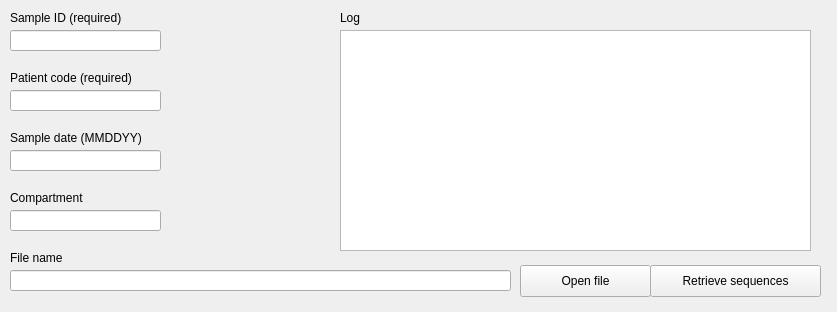
<?xml version="1.0" encoding="UTF-8"?>
<ui version="4.0">
 <class>Form</class>
 <widget class="QWidget" name="Form">
  <property name="geometry">
   <rect>
    <x>0</x>
    <y>0</y>
    <width>837</width>
    <height>312</height>
   </rect>
  </property>
  <property name="windowTitle">
   <string>Entry from genome sequence</string>
  </property>
  <widget class="QLabel" name="label">
   <property name="geometry">
    <rect>
     <x>10</x>
     <y>70</y>
     <width>141</width>
     <height>16</height>
    </rect>
   </property>
   <property name="text">
    <string>Patient code (required)</string>
   </property>
  </widget>
  <widget class="QLabel" name="label_2">
   <property name="geometry">
    <rect>
     <x>10</x>
     <y>10</y>
     <width>131</width>
     <height>16</height>
    </rect>
   </property>
   <property name="text">
    <string>Sample ID (required)</string>
   </property>
  </widget>
  <widget class="QLabel" name="label_3">
   <property name="geometry">
    <rect>
     <x>10</x>
     <y>130</y>
     <width>151</width>
     <height>16</height>
    </rect>
   </property>
   <property name="text">
    <string>Sample date (MMDDYY)</string>
   </property>
  </widget>
  <widget class="QLineEdit" name="sampleID_lineEdit">
   <property name="geometry">
    <rect>
     <x>10</x>
     <y>30</y>
     <width>151</width>
     <height>21</height>
    </rect>
   </property>
  </widget>
  <widget class="QLineEdit" name="patientCode_lineEdit">
   <property name="geometry">
    <rect>
     <x>10</x>
     <y>90</y>
     <width>151</width>
     <height>21</height>
    </rect>
   </property>
  </widget>
  <widget class="QLineEdit" name="sampleDate_lineEdit">
   <property name="geometry">
    <rect>
     <x>10</x>
     <y>150</y>
     <width>151</width>
     <height>21</height>
    </rect>
   </property>
  </widget>
  <widget class="QLabel" name="label_4">
   <property name="geometry">
    <rect>
     <x>10</x>
     <y>190</y>
     <width>151</width>
     <height>16</height>
    </rect>
   </property>
   <property name="text">
    <string>Compartment</string>
   </property>
  </widget>
  <widget class="QLineEdit" name="compartment_lineEdit">
   <property name="geometry">
    <rect>
     <x>10</x>
     <y>210</y>
     <width>151</width>
     <height>21</height>
    </rect>
   </property>
  </widget>
  <widget class="QLabel" name="label_5">
   <property name="geometry">
    <rect>
     <x>10</x>
     <y>250</y>
     <width>151</width>
     <height>16</height>
    </rect>
   </property>
   <property name="text">
    <string>File name</string>
   </property>
  </widget>
  <widget class="QLineEdit" name="fileName_lineEdit">
   <property name="geometry">
    <rect>
     <x>10</x>
     <y>270</y>
     <width>501</width>
     <height>21</height>
    </rect>
   </property>
  </widget>
  <widget class="QPushButton" name="openFile_button">
   <property name="geometry">
    <rect>
     <x>520</x>
     <y>265</y>
     <width>131</width>
     <height>32</height>
    </rect>
   </property>
   <property name="text">
    <string>Open file</string>
   </property>
  </widget>
  <widget class="QTextEdit" name="textEdit">
   <property name="geometry">
    <rect>
     <x>340</x>
     <y>30</y>
     <width>471</width>
     <height>221</height>
    </rect>
   </property>
  </widget>
  <widget class="QLabel" name="label_6">
   <property name="geometry">
    <rect>
     <x>340</x>
     <y>10</y>
     <width>131</width>
     <height>16</height>
    </rect>
   </property>
   <property name="text">
    <string>Log</string>
   </property>
  </widget>
  <widget class="QPushButton" name="pushButton">
   <property name="geometry">
    <rect>
     <x>650</x>
     <y>265</y>
     <width>171</width>
     <height>32</height>
    </rect>
   </property>
   <property name="text">
    <string>Retrieve sequences</string>
   </property>
  </widget>
 </widget>
 <resources/>
 <connections/>
</ui>
